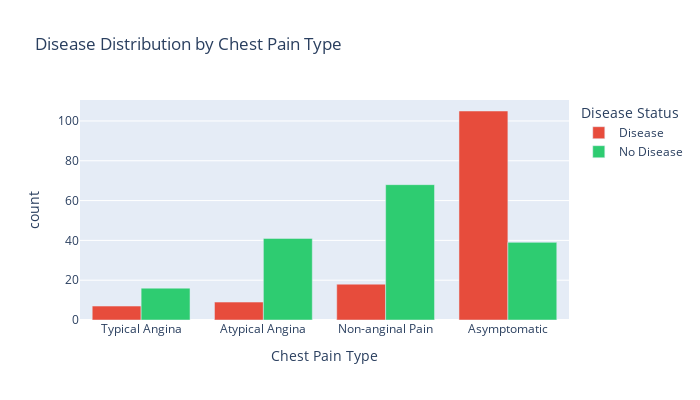

This figure's notebook cell:
### Code cell
# Chest Pain Type distribution
cp_labels = {1: 'Typical Angina', 2: 'Atypical Angina', 3: 'Non-anginal Pain', 4: 'Asymptomatic'}
cp_disease = df_viz.groupby(['cp', 'Disease Status']).size().reset_index(name='count')
cp_disease['Chest Pain Type'] = cp_disease['cp'].map(cp_labels)

fig2 = px.bar(cp_disease, x='Chest Pain Type', y='count', color='Disease Status',
              barmode='group', title='Disease Distribution by Chest Pain Type',
              color_discrete_map={'No Disease': '#2ecc71', 'Disease': '#e74c3c'})
fig2.update_layout(width=700, height=400)
fig2.show()

### Figure 1 — Plotly figure (JSON) as saved in the notebook; plotly's stock layout.template omitted (floating-point values rounded to 4 significant figures)
{"data": [{"alignmentgroup": "True", "hovertemplate": "Disease Status=Disease<br>Chest Pain Type=%{x}<br>count=%{y}<extra></extra>", "legendgroup": "Disease", "marker": {"color": "#e74c3c", "pattern": {"shape": ""}}, "name": "Disease", "offsetgroup": "Disease", "orientation": "v", "showlegend": true, "textposition": "auto", "type": "bar", "x": ["Typical Angina", "Atypical Angina", "Non-anginal Pain", "Asymptomatic"], "xaxis": "x", "y": [7, 9, 18, 105], "yaxis": "y"}, {"alignmentgroup": "True", "hovertemplate": "Disease Status=No Disease<br>Chest Pain Type=%{x}<br>count=%{y}<extra></extra>", "legendgroup": "No Disease", "marker": {"color": "#2ecc71", "pattern": {"shape": ""}}, "name": "No Disease", "offsetgroup": "No Disease", "orientation": "v", "showlegend": true, "textposition": "auto", "type": "bar", "x": ["Typical Angina", "Atypical Angina", "Non-anginal Pain", "Asymptomatic"], "xaxis": "x", "y": [16, 41, 68, 39], "yaxis": "y"}], "layout": {"barmode": "group", "height": 400, "legend": {"title": {"text": "Disease Status"}, "tracegroupgap": 0}, "title": {"text": "Disease Distribution by Chest Pain Type"}, "width": 700, "xaxis": {"anchor": "y", "domain": [0, 1], "title": {"text": "Chest Pain Type"}}, "yaxis": {"anchor": "x", "domain": [0, 1], "title": {"text": "count"}}}}
